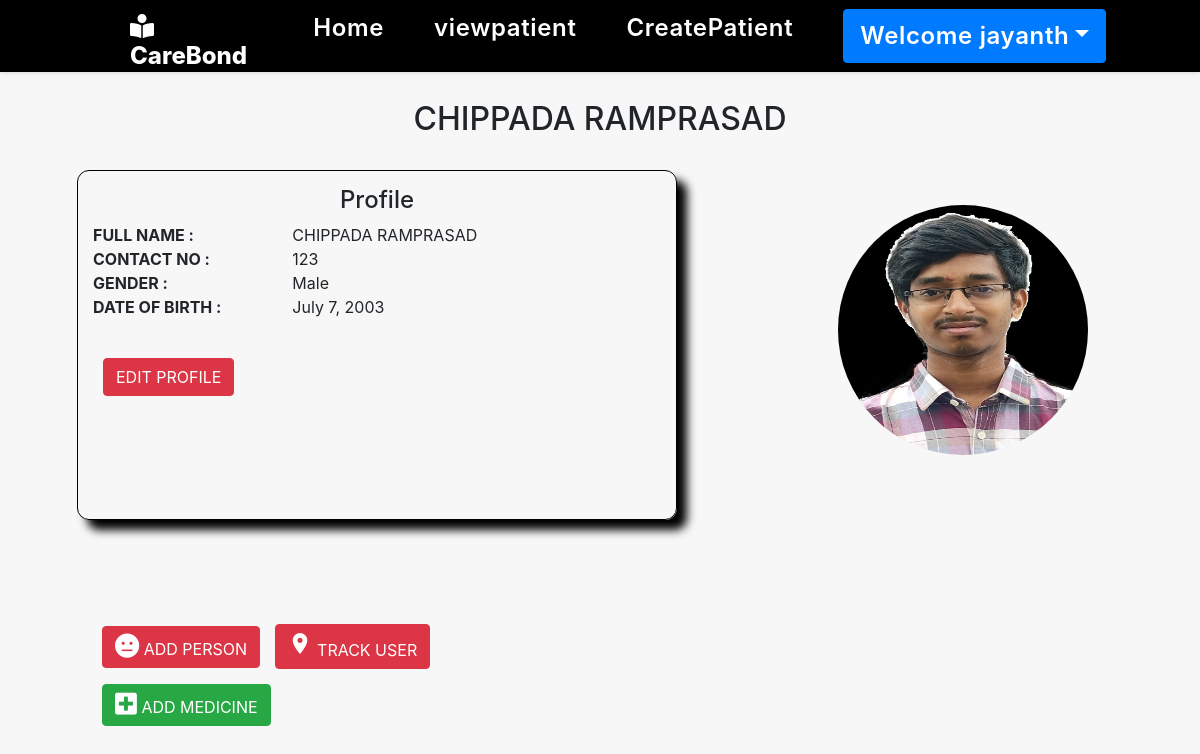
The page /patientedit/4 (signed in) on the database its author committed.
### Patient/models.py (models this page shows, shortened)
class Patient(models.Model):
    user=models.ForeignKey(User,null=True,on_delete=models.CASCADE)
    care=models.ForeignKey(CareTaker,null=True,on_delete=models.CASCADE)
    facial_image = models.ImageField(default='main\static\images\profile.png',upload_to='images')
    contact=models.CharField(null=True,unique=True,max_length=13)
    gender=models.CharField(null=True,max_length=6)
    dob=models.DateField(null=True)

### main/views.py (the view)
# urls.py: path("patientedit/<int:pid>",patientedit,name='patientedit'),
def patientedit(request,pid):
    if not request.user.is_authenticated:
        return redirect('gaurdainlogin')
    error=""
    d=Patient.objects.get(id=pid)
    b={'d':d}
    return render(request,'Patientedit.html',b)

### main/templates/patientedit.html (shortened to what this page needs)
{% extends 'carenav.html' %}
{% load static%}
{% block body%}
<div class="container" style="margin-top:90px;">
    <h2 class="text-center" style="text-transform: capitalize;"> {{d.user.last_name}} {{d.user.first_name}}</h2>
    <div class="box-container">
        <div class="box-tilt">
            <div class="content">
                <h4 align="center">Profile</h4>
                <div class="row">
                    <div class="col-md-4">
                        <b>FULL NAME : </b>
                    </div>
                    <div class="col-md-6">
                        {{d.user.last_name}} {{d.user.first_name}}
                    </div>
                </div>
                <div class="row">
                    <div class="col-md-4">
                        <b>CONTACT NO : </b>
                    </div>
                    <div class="col-md-4">
                        {{d.contact}}
                    </div>
                </div>
                <div class="row">
                    <div class="col-md-4">
                        <b>GENDER : </b>
                    </div>
                    <div class="col-md-4">
                        {{d.gender}}
                    </div>
                </div>
                <div class="row">
                    <div class="col-md-4">
                        <b>DATE OF BIRTH : </b>
                    </div>
                    <div class="col-md-4">
                        {{d.dob}}
                    </div>
                </div> <br>
                <a href="#" class="btn btn-danger">EDIT PROFILE</a>
            </div>
        </div>
        <div class="box-tilt2">
            <img draggable="false" src="{{d.facial_image.url}}" alt="" class="pro" />
        </div>
        <div class="box-tilt3">
            <a href="{% url 'addperson' d.id%}" class="btn btn-danger"><i class="fas fa-meh" style="font-size:25px"></i> ADD PERSON </a>
            <a href="#" class="btn btn-danger"><i class="material-icons" style="font-size:25px">location_on</i> TRACK USER</a>
            <a href="#" class="btn btn-success"><i class="fa fa-plus-square" style="font-size:25px"></i> ADD MEDICINE</a>
        </div>
    </div>
    {%endblock%}

### main/templates/carenav.html (shortened to what this page needs)
<html >
<head>
    {% load static %}
    <link rel="stylesheet" href="https://maxcdn.bootstrapcdn.com/bootstrap/4.3.1/css/bootstrap.min.css">
    <link rel="stylesheet" href="https://use.fontawesome.com/releases/v5.6.3/css/all.css"
>
    <link rel="stylesheet" href="{% static 'mystyle.css' %}">
</head>
<body>
    <header>
		<a href="/" class="logo"><i class="	fas fa-book-reader" style="color: white;"></i> CareBond</a>
		<nav class="navbar">
			<ul>
				<li><a class="active" href="#">Home</a></li>
                <li><a class="active" href="{% url 'viewpatient' %}">viewpatient</a></li>
				<li><a href="{% url 'createpatient' %}">CreatePatient</a></li>
                <li class="navbar-item dropdown" style="color: black;" >
                    <a href="#" class="nav-link dropdown-toggle btn btn-primary" data-toggle="dropdown" >Welcome {{request.user.first_name}}</a>
                </li>
			</ul>
		</nav>
	</header>
</body>
</html>
{% block body %}
{% endblock %}

### main/static/mystyle.css (style rules this page uses)
* { margin: 0; padding: 0; box-sizing: border-box; text-decoration: none; outline: none; border: none; transition: all 0.2s linear; }
html { overflow-x: hidden; scroll-behavior: smooth; }
body { background: #f7f7f7; padding: 10px; }
html { overflow-x: hidden; }
header { position: fixed; top: 0; left: 0; right: 0; z-index: 1000; display: flex; align-items: center; justify-content: space-between; padding: 1.7rem 10%; height: 4.5rem; background-color: black; box-shadow: 0 1px 4px rgba(146, 161, 176, 0.3); }
header .logo { font-size: 1.5rem; font-weight: 800; text-decoration: none; color: white; }
header .logo i { font-size: 1.5rem; }
header .navbar ul { list-style: none; display: flex; justify-content: center; align-items: center; transition: all 1s linear; }
header .navbar li { margin-left: 2.5rem; transition: all 0.2s linear; }
header .navbar ul li a { font-size: 1.5rem; color: white; font-weight: 600; text-decoration: none; letter-spacing: 0.04rem; transition: all 0.2s linear; }
.box-container { justify-content: space-between; }
.dropdown { position: relative; display: inline-block; margin: 0 5px 0 10px; }

### main/templates/patientedit.html (style rules this page uses)
.box-container { display: flex; flex-wrap: wrap; gap: 1.5rem; margin: 2rem; }
.box-tilt { box-shadow: 1px 1px solid black; border: 1px solid black; width: 600px; height: 350px; padding: 15px; box-shadow: 10px 10px 10px black; border-radius: 12px; text-align: center; }
.box-tilt2 { box-shadow: 1px 1px solid black; width: 300px; height: 400px; padding: 15px; }
.box-tilt3 { box-shadow: 1px 1px solid black; width: 500px; padding: 15px; }
.pro { margin-top: 20px; width: 250px; height: 250px; border-radius: 50%; }
.content { text-align: left; }
a { margin-left: 10px; margin-top: 15px; }

### rows shown on the page
Patient: user.last_name "CHIPPADA", user.first_name "RAMPRASAD", contact "123", gender "Male", dob "July 7, 2003", facial_image (picture)

### other values the page prints
{{ request.user.first_name }} "jayanth"
